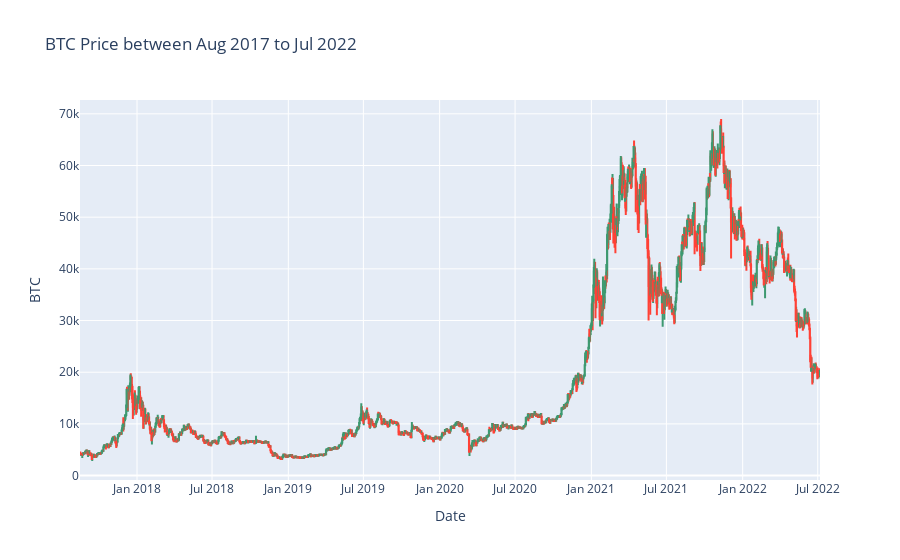

Notebook code cell kept with this figure:
### Markdown cell above
**BTC OHLC GRAPH**

### Code cell
fig = go.Figure(data=[go.Candlestick(x=data_btc['date'],
                open=data_btc['open'], high=data_btc['high'],
                low=data_btc['low'], close=data_btc['close'])
                     ])


fig.update_layout(title='BTC Price between Aug 2017 to Jul 2022', 
               xaxis_title ='Date' ,
               yaxis_title = 'BTC',
               xaxis_rangeslider_visible=False)
fig.show()

### Figure 1 — Plotly figure (JSON) as saved in the notebook; plotly's stock layout.template omitted (floating-point values rounded to 4 significant figures; data arrays with more than 128 entries replaced by an {"elided": "..."} marker saying what was removed)
{"data": [{"close": {"elided": "1786 float values"}, "high": {"elided": "1786 float values"}, "low": {"elided": "1786 float values"}, "open": {"elided": "1786 float values"}, "type": "candlestick", "x": {"elided": "1786 str values"}}], "layout": {"title": {"text": "BTC Price between Aug 2017 to Jul 2022"}, "xaxis": {"rangeslider": {"visible": false}, "title": {"text": "Date"}}, "yaxis": {"title": {"text": "BTC"}}}}
